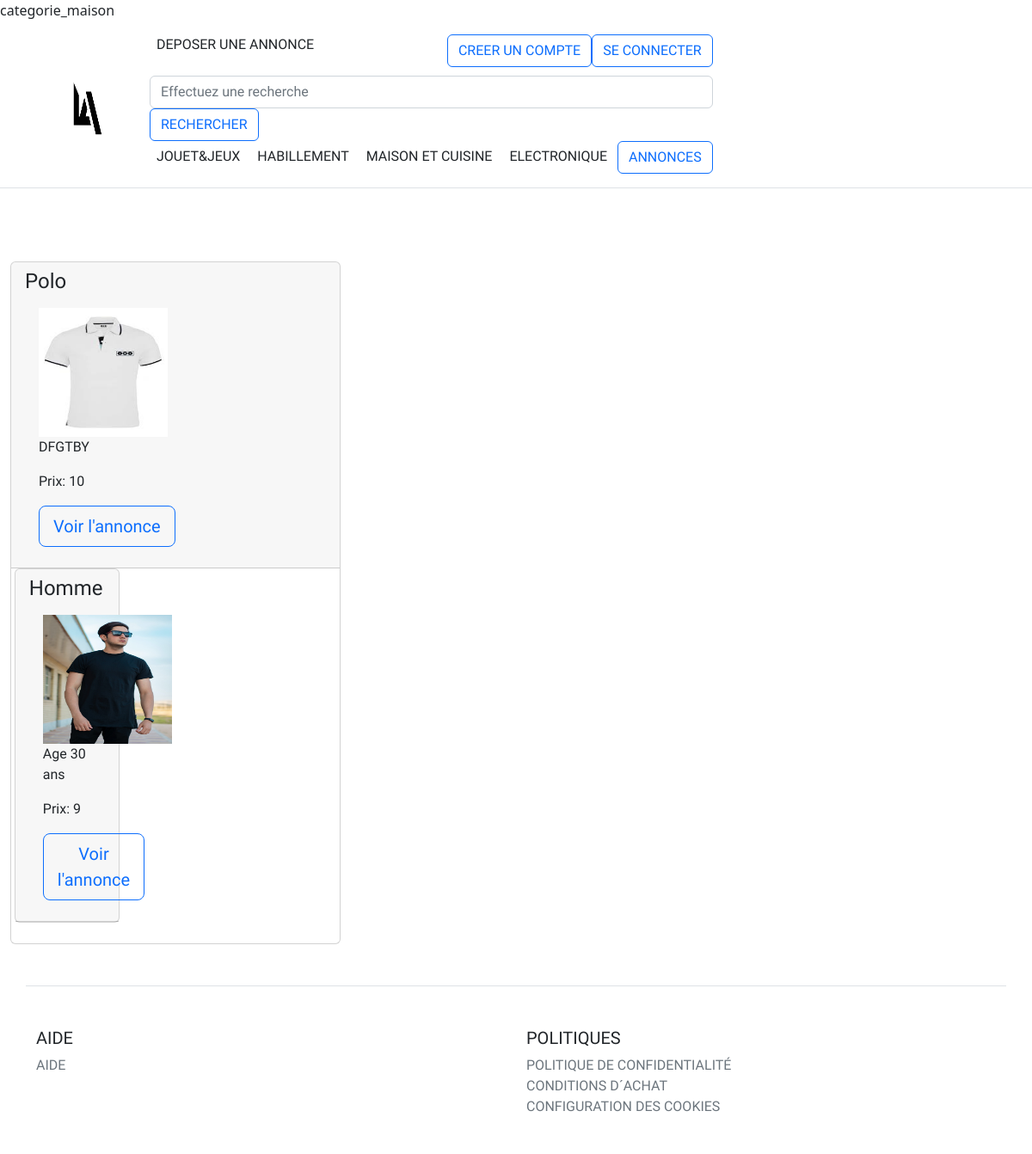
Page /?p=categorie_maison on the committed database.
### tables this page shows
CREATE TABLE IF NOT EXISTS `annonce` (
  `id` int(11) NOT NULL AUTO_INCREMENT,
  `titre` varchar(150) DEFAULT NULL,
  `description` varchar(500) DEFAULT NULL,
  `date_de_creation` datetime DEFAULT NULL,
  `prix` double(4,2) DEFAULT NULL,
  `statut_echange_ou_paiement` int(1) DEFAULT NULL,
  `frais_supplementaire_publication` double DEFAULT NULL,
  `ville` varchar(30) DEFAULT NULL,
  `Statut_annonce_validee_bloque` tinyint(1) DEFAULT '4',
  `date_fin_annonce` datetime DEFAULT NULL,
  `idMembre` int(11) DEFAULT NULL,
  `duree_publication` int(11) DEFAULT NULL,
  `date_validation` datetime DEFAULT NULL,
  `idEtat` int(11) DEFAULT NULL,
  `idCategorie` int(11) DEFAULT NULL,
  PRIMARY KEY (`id`),
  KEY `fk_Annonce_Membre` (`idMembre`),
  KEY `fk_Annonce_etats1` (`idEtat`),
  KEY `idCategorie` (`idCategorie`)
);

CREATE TABLE IF NOT EXISTS `photo` (
  `id` int(11) NOT NULL AUTO_INCREMENT,
  `fichier_chemin` varchar(150) DEFAULT NULL,
  `idAnnonce` int(11) NOT NULL,
  `is_main_photo` int(11) DEFAULT NULL,
  `legende` varchar(45) DEFAULT NULL,
  PRIMARY KEY (`id`),
  KEY `fk_Photo_Annonce1` (`idAnnonce`)
);

### model/AnnonceModel.php (called while the page is built, shortened)
<?php
class AnnonceModel{
  private $table='annonce';
  private $table_photo='photo';
 public function getMainPhoto($idannonce){
      try {
      global $db;
      $query=$db->prepare('SELECT fichier_chemin FROM '.$this->table_photo.' WHERE is_main_photo=1 AND idAnnonce='.$idannonce);
      $query->execute();
        if ($query->rowCount()){
            return $query->fetch();
        }
    } catch (Exception $e) {
        echo $e->getMessage();
    }
    return false;
  }
public function CountAnnonceCategorie($idCategorie){
      try {
      global $db;
        $query=$db->prepare('SELECT COUNT(id) FROM '.$this->table.' WHERE idCategorie=:idCategorie');
        $query->execute(['idCategorie'=>$idCategorie]);
        if ($query->rowCount()){
            $result=$query->fetch();
            return $result[0];
        }
      } catch (Exception $e) {
        echo $e->getMessage();
      }
    return false;
  }
public function getAnnoncebyCategorie($idCategorie){
try {
        global $db;
        $query=$db->prepare('SELECT * FROM '. $this->table .' WHERE idCategorie=:idCategorie');
        $query->execute(['idCategorie'=>$idCategorie]);
        if ($query->rowCount()){
            return $query->fetchAll();
        }
    } catch (Exception $e) {
        echo $e->getMessage();
    }
    return false;
  }
}

### controller/Annonce.php (called while the page is built, shortened)
<?php
class Annonce
{
  private $title;
  private $description;
  private $prix;
  private $photo;
  public function getTitle(){
    return $this->title;
  }
  public function getDescription(){
    return $this->description;
  }
  public function getPrix(){
    return $this->prix;
  }
    public function getPhoto(){
      return $this->photo;
   }
public function chargerAnnoncebyCategorie($idCategorie, $num_annonce){
$AnnonceModel=new AnnonceModel();
    $annonce=$AnnonceModel->getAnnoncebyCategorie($idCategorie);
    $this->id=$annonce[$num_annonce]['id'];
    $this->title=$annonce[$num_annonce]['titre'];
    $this->description=$annonce[$num_annonce]['description'];
    $this->prix=$annonce[$num_annonce]['prix'];
    $photo=$AnnonceModel->getMainPhoto($this->id);
    $this->photo=$photo['fichier_chemin'];
}
}
?>

### view/categorie_maison.php (the view, shortened to what this page needs)
<?php
    $AnnonceModel=new AnnonceModel();
    $annonce=new Annonce();
    $idCategorie=3;
    $nb_annonce = $AnnonceModel->CountAnnonceCategorie($idCategorie);
    for($i=0;$i<=$nb_annonce-1;$i++):
        $annonce->chargerAnnoncebyCategorie($idCategorie, $i);
    ?>
        <div class="card mb-4 box-shadow-sm">
          <div class="card-header">
              <h4 class="my-0 font-weight-normal"><?php echo $annonce->getTitle(); ?></h4>
              <div class="card-body">
                <img src="<?php echo "http://localhost/projet/".$annonce->getPhoto();?>" class="img_thumbnail">
                <p class=""><?php echo $annonce->getDescription() ?></p>
                <p class=""><?php echo "Prix: ".$annonce->getPrix() ?></p>
            <form action="?p=annonce_detail" method= "get">
              <button type="submit" class="btn btn-lg btn-block btn-outline-primary">Voir l'annonce</button>
            </form>
          </div>
          </div>
        <?php endfor;?>
        </div>
</div>

### assets/css/style.css (style rules this page uses)
* { font-family: 'Exo', sans-serif; margin:0; padding: 0; }
div { display: block; }
img { width: 150px; height: 150px; }
.card { width: 32%; margin-left: 1% }
.card-header { padding: 0.75rem 1.25rem; margin-bottom: 0; background-color: rgba(0, 0, 0, .03); border-bottom: 1px solid rgba(0, 0, 0, .125); }
.btn:not(:disabled):not(.disabled) { cursor: pointer; }

### rows in the picture
annonce: titre "Polo", photo.fichier_chemin (picture), description "DFGTBY", prix "10"
annonce: titre "Homme", photo.fichier_chemin (picture), description "Age 30 ans", prix "9"
